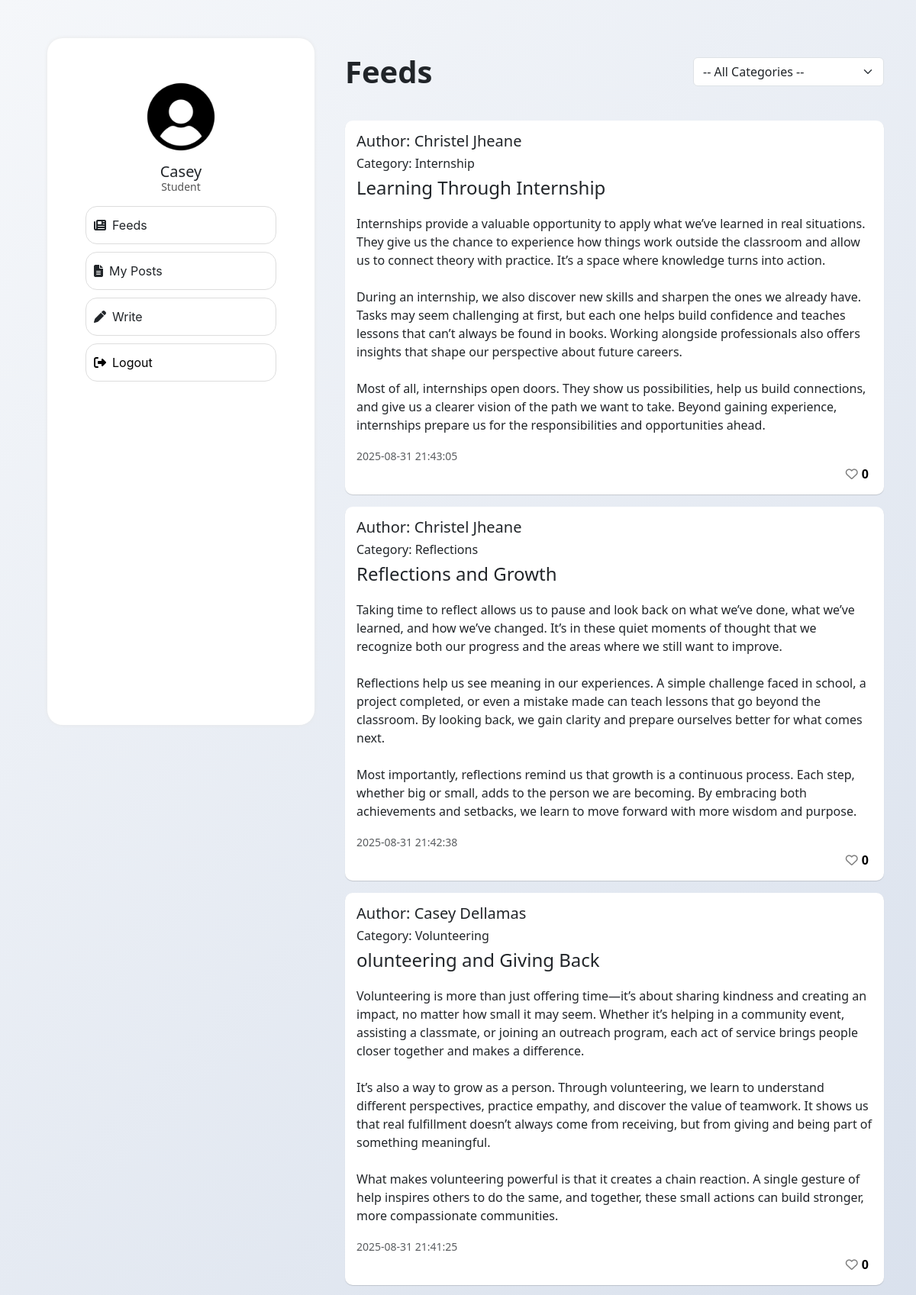
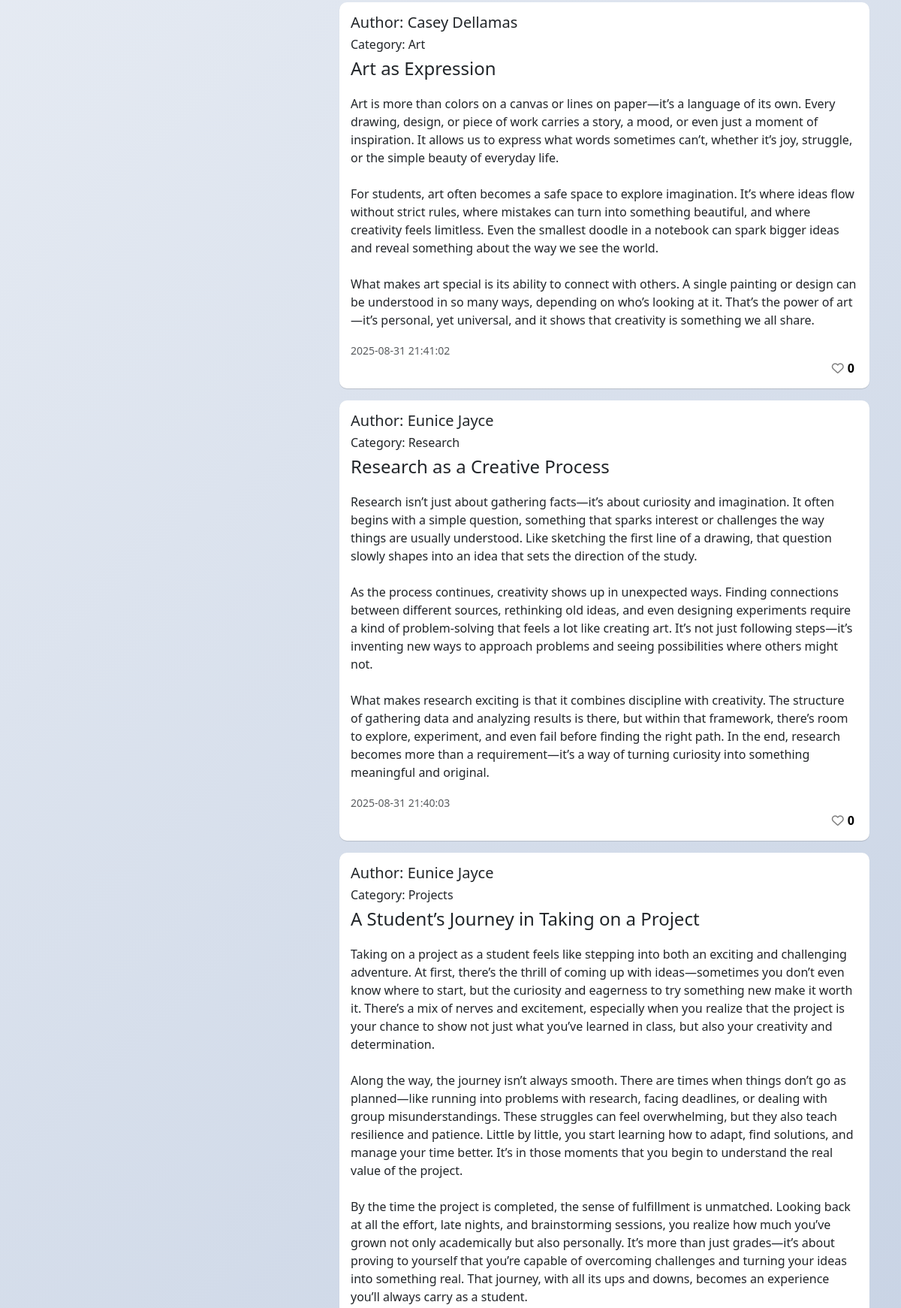
The app's page /student.php (signed in, upper part) with its own data (2 pictures, top to bottom).
### tables this page shows
CREATE TABLE `posts` (
  `post_id` int NOT NULL,
  `user_id` int NOT NULL,
  `title` varchar(150) NOT NULL,
  `content` text NOT NULL,
  `category_id` int NOT NULL,
  `is_featured` enum('pending','approved','draft','denied') NOT NULL DEFAULT 'draft',
  `created_at` datetime NOT NULL DEFAULT CURRENT_TIMESTAMP,
  `updated_at` datetime DEFAULT CURRENT_TIMESTAMP
);

CREATE TABLE `users` (
  `user_id` int NOT NULL,
  `username` varchar(100) NOT NULL,
  `email` varchar(255) DEFAULT NULL,
  `password` varchar(255) NOT NULL,
  `role` enum('student','admin') DEFAULT 'student',
  `created_at` datetime NOT NULL DEFAULT CURRENT_TIMESTAMP
);

CREATE TABLE `categories` (
  `category_id` int NOT NULL,
  `name` varchar(100) NOT NULL,
  `description` text,
  `created_at` timestamp NULL DEFAULT CURRENT_TIMESTAMP
);

### student.php (the view, shortened to what this page needs)
<?php
include 'connect.php';
?>
<!DOCTYPE html>
<html lang="en">
<head>
    <link rel="stylesheet" href="https://cdnjs.cloudflare.com/ajax/libs/font-awesome/6.5.0/css/all.min.css">
    <link rel="stylesheet" href="https://cdn.jsdelivr.net/npm/bootstrap@5.3.0/dist/css/bootstrap.min.css">
</head>
<body>
    <div class="container">
        <div class="left-container">
            <br><br>
            <div class="profile">
                <img src="images/icons/student.png" height="100px" width="100px">
            </div>
            <div style="line-height: 1.2; margin: 0; padding: 0;">
                <p style="font-size: 20px; margin: 0;">
                    <?php echo htmlspecialchars($_SESSION['username'] ?? 'Student'); ?>
                </p>
                <p style="margin-top: 3; font-size: 14px; color: #555;">
                    Student
                </p>
            </div>
            <div class="menu_btn <?php echo isset($_GET['feed']) ? 'active' : ''; ?>">
                <a href="student.php?feed=1" style="text-decoration:none; color:inherit;">
                    <i class="fas fa-newspaper" style="margin-right:8px;"></i> Feeds
                </a>
            </div>
            <div class="menu_btn <?php echo isset($_GET['myposts']) ? 'active' : ''; ?>">
                <a href="student.php?myposts=1" style="text-decoration:none; color:inherit;">
                    <i class="fas fa-file-alt" style="margin-right:8px;"></i> My Posts
                </a>
            </div>
            <div class="menu_btn <?php echo isset($_GET['write']) ? 'active' : ''; ?>">
                <a href="student.php?write=1" style="text-decoration:none; color:inherit;">
                    <i class="fas fa-pen" style="margin-right:8px;"></i> Write
                </a>
            </div>
            <div class="menu_btn">
                <a href="logout.php" style="text-decoration:none; color:black;">
                    <i class="fas fa-sign-out-alt" style="margin-right:8px;"></i> Logout
                </a>
            </div>
        </div>
        <div class="right-container">
            <?php
            $sqlPost1 = "SELECT posts.post_id, posts.title, posts.content, posts.created_at,
                   users.username, categories.name AS category_name
            FROM posts
            INNER JOIN users ON posts.user_id = users.user_id
            INNER JOIN categories ON posts.category_id = categories.category_id
            WHERE posts.is_featured = 'approved'";
            $sqlPost1 .= " ORDER BY posts.created_at DESC";
            $resultPost1 = mysqli_query($con, $sqlPost1);
            ?>
            <div id="feed" style="display:block;">
                <div class="d-flex justify-content-between align-items-center mb-3">
                    <h1 style="font-weight: 700; margin:0;">Feeds</h1>
                    <form method="GET" action="student.php" style="width:250px;">
                        <select name="category" class="form-select" onchange="this.form.submit()">
                            <option value="0">-- All Categories --</option>
                        </select>
                    </form>
                </div>
                <br>
                <div class="post-container">
                    <?php
                    if ($resultPost1) {
                        while ($row = mysqli_fetch_assoc($resultPost1)) {
                            $username = htmlspecialchars($row['username']);
                            $title    = htmlspecialchars($row['title']);
                            $content  = htmlspecialchars($row['content']);
                            $sended   = $row['created_at'];
                            $post_id  = $row['post_id'];
                            $user_id = $_SESSION['user_id'];
                            $sqlCheck = "SELECT * FROM likes WHERE user_id=$user_id AND post_id=$post_id";
                            $liked = mysqli_num_rows(mysqli_query($con, $sqlCheck)) > 0;
                            $likeClass = $liked ? 'fa-solid' : 'fa-regular';
                            $sqlCount = "SELECT COUNT(*) AS total FROM likes WHERE post_id=$post_id";
                            $likeCount = mysqli_fetch_assoc(mysqli_query($con, $sqlCount))['total'];
                    ?>
                            <div class="post-card mb-3" style="background-color: #fff;">
                                <div class="card-body">
                                    <h5>Author: <?php echo $username; ?></h5>
                                    <h6>Category: <?php echo htmlspecialchars($row['category_name']); ?></h6>
                                    <h4 class="card-title"><?php echo $title; ?></h4>
                                    <p class="card-text" style="white-space: pre-wrap;"><?php echo htmlspecialchars($content); ?></p>
                                    <small class="text-muted"><?php echo $sended; ?></small>
                                    <button class="btn btn-link like-btn">
                                        <i class="fa-heart <?php echo $likeClass; ?>" data-post-id="<?php echo $post_id; ?>"></i>
                                        <span id="like-count-<?php echo $post_id; ?>"><?php echo $likeCount; ?></span>
                                    </button>
                                </div>
                            </div>
                    <?php
                        }
                    }
                    ?>
                </div>
            </div>
        </div>
    </div>
</body>
</html>

### student.php (style rules this page uses)
body { margin: 0; background: linear-gradient(135deg, #f5f7fa, #c3cfe2); min-height: 100vh; }
.container { display: flex; align-items: flex-start; gap: 20px; margin: 50px; min-height: 100vh; }
.left-container { padding: 5px; width: 350px; height: 900px; border-radius: 20px; box-shadow: 0 0px 5px rgba(231, 231, 231, 1); display: flex; flex-direction: column; align-items: center; text-align: center; background: #ffffff; position: sticky; top: 20px; }
.post-card .card-title { margin-bottom: 20px; }
.post-card .card-text { margin-top: 0; }
.profile img { display: block; margin-bottom: 10px; }
.right-container { flex: 1; padding: 20px; max-width: 100%; }
.menu_btn { background-color: #f5f5f5; border: 1px solid #cdd1f8ff; padding: 10px; text-align: left; cursor: pointer; transition: 0.2s; width: 100%; font-family: 'Inter', sans-serif; display: block; margin-bottom: 10px; border-radius: 15px; width: 250px; }
.menu_btn { background-color: #ffffff; border: 1px solid #ddd; border-radius: 15px; margin-bottom: 10px; cursor: pointer; height: 50px; display: flex; align-items: center; padding: 0 10px; }
.menu_btn a { display: flex; align-items: center; width: 100%; height: 100%; text-decoration: none; color: inherit; }
.post-card { flex: 1 1 calc(33.33% - 20px); min-width: 200px; border-radius: 10px; box-shadow: 0 .9px 1px rgba(0, 0, 0, 0.15); height: auto; background-color: rgba(255, 218, 218, 1); padding: 15px; }
.post-card .like-btn { display: flex; align-items: center; margin-left: auto; border: none; background: none; padding: 0; cursor: pointer; text-decoration: none; }
.like-btn span { color: black; font-weight: bold; margin-right: 5px; margin-left: 5px; }
.like-btn i.fa-heart { color: gray; transition: color 0.2s; }

### records on screen
posts: user.username "Christel Jheane", category.name "Internship", title "Learning Through Internship", content "Internships provide a valuable opportunity to apply what we’ve learned in real situations. They give us the chance to experience how things work outside the classroom and allow us to connect theory with practice. It’s a space where knowledge turns into action. During an internship, we also discover new skills and sharpen the ones we already have. Tasks may seem challenging at first, but each one helps build confidence and teaches lessons that can’t always be found in books. Working alongside professionals also offers insights that shape our perspective about future careers. Most of all, internships open doors. They show us possibilities, help us build connections, and give us a clearer…", created_at "2025-08-31 21:43:05", likeCount "0"
posts: user.username "Christel Jheane", category.name "Reflections", title "Reflections and Growth", content "Taking time to reflect allows us to pause and look back on what we’ve done, what we’ve learned, and how we’ve changed. It’s in these quiet moments of thought that we recognize both our progress and the areas where we still want to improve. Reflections help us see meaning in our experiences. A simple challenge faced in school, a project completed, or even a mistake made can teach lessons that go beyond the classroom. By looking back, we gain clarity and prepare ourselves better for what comes next. Most importantly, reflections remind us that growth is a continuous process. Each step, whether big or small, adds to the person we are becoming. By embracing both achievements and setbacks, we…", created_at "2025-08-31 21:42:38", likeCount "0"
posts: user.username "Casey Dellamas", category.name "Volunteering", title "olunteering and Giving Back", content "Volunteering is more than just offering time—it’s about sharing kindness and creating an impact, no matter how small it may seem. Whether it’s helping in a community event, assisting a classmate, or joining an outreach program, each act of service brings people closer together and makes a difference. It’s also a way to grow as a person. Through volunteering, we learn to understand different perspectives, practice empathy, and discover the value of teamwork. It shows us that real fulfillment doesn’t always come from receiving, but from giving and being part of something meaningful. What makes volunteering powerful is that it creates a chain reaction. A single gesture of help inspires others…", created_at "2025-08-31 21:41:25", likeCount "0"
posts: user.username "Casey Dellamas", category.name "Art", title "Art as Expression", content "Art is more than colors on a canvas or lines on paper—it’s a language of its own. Every drawing, design, or piece of work carries a story, a mood, or even just a moment of inspiration. It allows us to express what words sometimes can’t, whether it’s joy, struggle, or the simple beauty of everyday life. For students, art often becomes a safe space to explore imagination. It’s where ideas flow without strict rules, where mistakes can turn into something beautiful, and where creativity feels limitless. Even the smallest doodle in a notebook can spark bigger ideas and reveal something about the way we see the world. What makes art special is its ability to connect with others. A single painting…", created_at "2025-08-31 21:41:02", likeCount "0"
posts: user.username "Eunice Jayce", category.name "Research", title "Research as a Creative Process", content "Research isn’t just about gathering facts—it’s about curiosity and imagination. It often begins with a simple question, something that sparks interest or challenges the way things are usually understood. Like sketching the first line of a drawing, that question slowly shapes into an idea that sets the direction of the study. As the process continues, creativity shows up in unexpected ways. Finding connections between different sources, rethinking old ideas, and even designing experiments require a kind of problem-solving that feels a lot like creating art. It’s not just following steps—it’s inventing new ways to approach problems and seeing possibilities where others might not. What makes…", created_at "2025-08-31 21:40:03", likeCount "0"
posts: user.username "Eunice Jayce", category.name "Projects", title "A Student’s Journey in Taking on a Project", content "Taking on a project as a student feels like stepping into both an exciting and challenging adventure. At first, there’s the thrill of coming up with ideas—sometimes you don’t even know where to start, but the curiosity and eagerness to try something new make it worth it. There’s a mix of nerves and excitement, especially when you realize that the project is your chance to show not just what you’ve learned in class, but also your creativity and determination. Along the way, the journey isn’t always smooth. There are times when things don’t go as planned—like running into problems with research, facing deadlines, or dealing with group misunderstandings. These struggles can feel overwhelming,…"

### other values on screen
$_SESSION['username'] "Casey"
